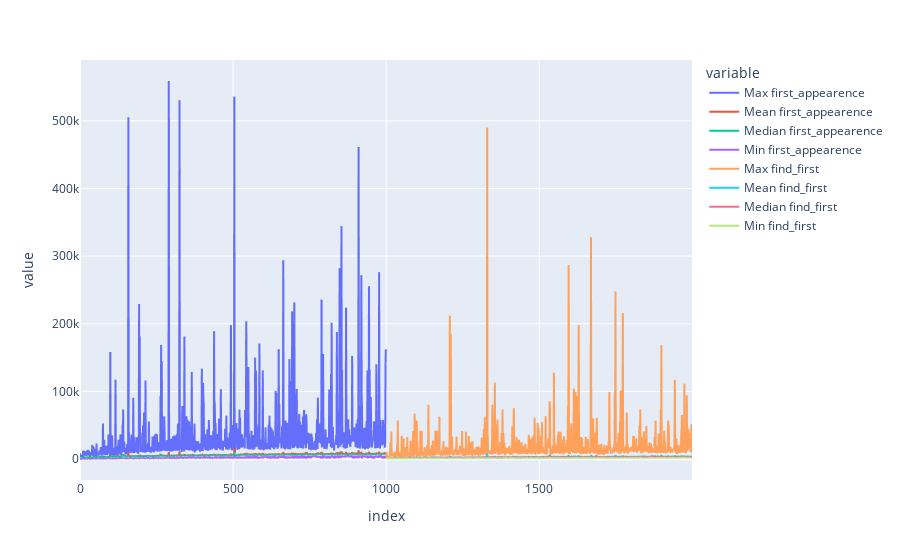

Notebook code for this chart:
### Code cell
# Réponse au point 3.
import time
import pandas as pd
import random as rd
import plotly.express as px

T = pd.DataFrame()

s = 1000

err = 0

for n in range(1, s+1):
    r = {}
    for e in range(100):
        L = [rd.randint(0, 1000) for _ in range(n)]
        L.sort()
        x = rd.randint(0, 1000)
        t0 = time.perf_counter_ns()
        first_appearence(L, x)
        t1 = time.perf_counter_ns()
        r[str(e)] = [t1-t0]
        del(L, t0, t1)
    r = pd.DataFrame.from_dict(r, orient='columns')
    T =  pd.concat(objs=[T, pd.DataFrame.from_dict({'Max first_appearence': r.max(axis=1),
                                                    'Mean first_appearence': r.mean(axis=1),
                                                    'Median first_appearence': r.median(axis=1),
                                                    'Min first_appearence': r.min(axis=1)})],
                   ignore_index=True)
    del(r)


for n in range(1, s+1):
    r = {}
    for e in range(100):
        L = [rd.randint(0, 1000) for _ in range(n)]
        L.sort()
        t0 = time.perf_counter_ns()
        x = rd.randint(0, 1000)
        find_first(L, rd.randint(0, 100))
        t1 = time.perf_counter_ns()
        r[str(e)] = [t1-t0]
        del(L, t0, t1)
    r = pd.DataFrame.from_dict(r, orient='columns')
    T =  pd.concat(objs=[T, pd.DataFrame.from_dict({'Max find_first': r.max(axis=1),
                                                    'Mean find_first': r.mean(axis=1),
                                                    'Median find_first': r.median(axis=1),
                                                    'Min find_first': r.min(axis=1)})],
                   ignore_index=True)
    del(r)

graph = px.line(data_frame=T)
graph.show()
 
print(err)

T

### Figure 1 — Plotly figure (JSON) as saved in the notebook; plotly's stock layout.template omitted (floating-point values rounded to 4 significant figures; data arrays with more than 128 entries replaced by an {"elided": "..."} marker saying what was removed)
{"data": [{"hovertemplate": "variable=Max first_appearence<br>index=%{x}<br>value=%{y}<extra></extra>", "legendgroup": "Max first_appearence", "line": {"color": "#636efa", "dash": "solid"}, "marker": {"symbol": "circle"}, "mode": "lines", "name": "Max first_appearence", "showlegend": true, "type": "scattergl", "x": {"elided": "2000 int values"}, "xaxis": "x", "y": {"elided": "2000 int values"}, "yaxis": "y"}, {"hovertemplate": "variable=Mean first_appearence<br>index=%{x}<br>value=%{y}<extra></extra>", "legendgroup": "Mean first_appearence", "line": {"color": "#EF553B", "dash": "solid"}, "marker": {"symbol": "circle"}, "mode": "lines", "name": "Mean first_appearence", "showlegend": true, "type": "scattergl", "x": {"elided": "2000 int values"}, "xaxis": "x", "y": {"elided": "2000 int values"}, "yaxis": "y"}, {"hovertemplate": "variable=Median first_appearence<br>index=%{x}<br>value=%{y}<extra></extra>", "legendgroup": "Median first_appearence", "line": {"color": "#00cc96", "dash": "solid"}, "marker": {"symbol": "circle"}, "mode": "lines", "name": "Median first_appearence", "showlegend": true, "type": "scattergl", "x": {"elided": "2000 int values"}, "xaxis": "x", "y": {"elided": "2000 int values"}, "yaxis": "y"}, {"hovertemplate": "variable=Min first_appearence<br>index=%{x}<br>value=%{y}<extra></extra>", "legendgroup": "Min first_appearence", "line": {"color": "#ab63fa", "dash": "solid"}, "marker": {"symbol": "circle"}, "mode": "lines", "name": "Min first_appearence", "showlegend": true, "type": "scattergl", "x": {"elided": "2000 int values"}, "xaxis": "x", "y": {"elided": "2000 int values"}, "yaxis": "y"}, {"hovertemplate": "variable=Max find_first<br>index=%{x}<br>value=%{y}<extra></extra>", "legendgroup": "Max find_first", "line": {"color": "#FFA15A", "dash": "solid"}, "marker": {"symbol": "circle"}, "mode": "lines", "name": "Max find_first", "showlegend": true, "type": "scattergl", "x": {"elided": "2000 int values"}, "xaxis": "x", "y": {"elided": "2000 int values"}, "yaxis": "y"}, {"hovertemplate": "variable=Mean find_first<br>index=%{x}<br>value=%{y}<extra></extra>", "legendgroup": "Mean find_first", "line": {"color": "#19d3f3", "dash": "solid"}, "marker": {"symbol": "circle"}, "mode": "lines", "name": "Mean find_first", "showlegend": true, "type": "scattergl", "x": {"elided": "2000 int values"}, "xaxis": "x", "y": {"elided": "2000 int values"}, "yaxis": "y"}, {"hovertemplate": "variable=Median find_first<br>index=%{x}<br>value=%{y}<extra></extra>", "legendgroup": "Median find_first", "line": {"color": "#FF6692", "dash": "solid"}, "marker": {"symbol": "circle"}, "mode": "lines", "name": "Median find_first", "showlegend": true, "type": "scattergl", "x": {"elided": "2000 int values"}, "xaxis": "x", "y": {"elided": "2000 int values"}, "yaxis": "y"}, {"hovertemplate": "variable=Min find_first<br>index=%{x}<br>value=%{y}<extra></extra>", "legendgroup": "Min find_first", "line": {"color": "#B6E880", "dash": "solid"}, "marker": {"symbol": "circle"}, "mode": "lines", "name": "Min find_first", "showlegend": true, "type": "scattergl", "x": {"elided": "2000 int values"}, "xaxis": "x", "y": {"elided": "2000 int values"}, "yaxis": "y"}], "layout": {"legend": {"title": {"text": "variable"}, "tracegroupgap": 0}, "margin": {"t": 60}, "xaxis": {"anchor": "y", "domain": [0, 1], "title": {"text": "index"}}, "yaxis": {"anchor": "x", "domain": [0, 1], "title": {"text": "value"}}}}
